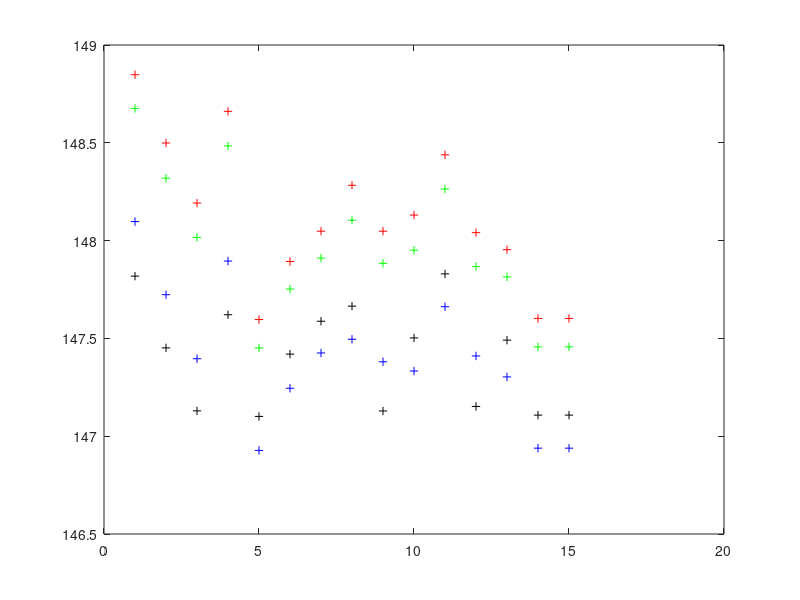

Reproduce this figure in MATLAB. (Note: this script raises an error after producing the figure.)

 figure(999)
 
 load He_0_3_eq
 dlmwrite('He_0_3_eq_Tbeam.dat',Tbeam_nadir,'\t')
 plot(Tbeam_nadir,'+b')
 hold on;
 
 load He_0_34_eq
 dlmwrite('He_0_34_eq_Tbeam.dat',Tbeam_nadir,'\t')
 plot(Tbeam_nadir,'+k')
 
 load He_0_9_eq
 dlmwrite('He_0_9_eq_Tbeam.dat',Tbeam_nadir,'\t')
 plot(Tbeam_nadir,'+g')
 
 load He_0_11_eq
 dlmwrite('He_0_11_eq_Tbeam.dat',Tbeam_nadir,'\t')
 plot (Tbeam_nadir,'+r')
 
 load He_0_3_auto
 dlmwrite('He_0_3_eq_auto_Tbeam.dat',Tbeam_nadir,'\t')
 plot (Tbeam_nadir, 'ob')

 load He_0_34_eq_auto
 dlmwrite('He_0_34_eq_auto_Tbeam.dat',Tbeam_nadir,'\t')
 plot (Tbeam_nadir,'ok')
 
  
 load He_0_9_eq_auto
 dlmwrite('He_0_9_eq_auto_Tbeam.dat',Tbeam_nadir,'\t')
 plot (Tbeam_nadir, 'og')
 
 load He_0_11_eq_auto
 dlmwrite('He_0_11_eq_auto_Tbeam.dat',Tbeam_nadir,'\t')
 plot (Tbeam_nadir, 'or')
 
 set(gca,'XTick',1:1:15)
 set(gca,'XTickLabel',Model_names)
 legend('2\,km Step 3% He','2\,km Step 3.4% He','2\,km Step 9% He','2\,km Step 11% He', ...
        'AutoStep 3% He','AutoStep 3.4% He','AutoStep 9% He','AutoStep 11% He')
 title('Nadir Brightness Temperatures')           
 hold off
 
 figure(1000)
 load He_0_3_eq
 dlmwrite('He_0_3_eq_residual.dat',residual,'\t')
 plot(residual,'+b')
 
 hold on;
 
 load He_0_34_eq
 dlmwrite('He_0_34_eq_residual.dat',residual,'\t')
 plot(residual,'+k')
 
 load He_0_9_eq
 dlmwrite('He_0_9_eq_residual.dat',residual,'\t')
 plot(residual,'+g')
 
 load He_0_11_eq
 dlmwrite('He_0_11_eq_residual.dat',residual,'\t')
 plot (residual,'+r')

 load He_0_3_auto
 dlmwrite('He_0_3_eq_auto_residual.dat',residual,'\t')
 plot (residual, 'ob')
 
 load He_0_34_eq_auto
 dlmwrite('He_0_34_eq_auto_residual.dat',residual,'\t')
 plot (residual,'ok')
 
 load He_0_9_eq_auto
 dlmwrite('He_0_9_eq_auto_residual.dat',residual,'\t')
 plot (residual, 'og')
 
 load He_0_11_eq_auto
 dlmwrite('He_0_11_eq_auto_residual.dat',residual,'\t')
 plot (residual, 'or')
 
 set(gca,'XTick',1:1:15)
 set(gca,'XTickLabel',Model_names)
 legend('2\,km Step 3% He','2\,km Step 3.4% He','2\,km Step 9% He','2\,km Step 11% He', ...
        'AutoStep 3% He','AutoStep 3.4% He','AutoStep 9% He','AutoStep 11% He')
 title('Nadir Brightness Differences Comparing against Hoffman')           
 hold off
 
 
 
 
 
% 
% figure(1000)
% plot(Tbeam_seventy_five-Tbeam_thesis_seventy_five,'+k')
% hold on;
% plot(Tbeam_nadir-Tbeam_thesis,'+b')
% set(gca,'XTickLabel',Model_names)
% set(gca,'XTick',1:1:15)
% set(gca,'XTickLabel',Model_names)
% legend('Error in Limb values ^{\circ} K','Error in nadir values ^{\circ} K')
% title('Error compared with Hoffman')
% %savefig('error','pdf','-cmyk','-r600')
% hold off
% 
% figure(1001)
% plot(Tbeam_thesis-Tbeam_thesis_seventy_five,'+r')
% hold on
% plot(Tbeam_nadir-Tbeam_seventy_five,'+g')
% set(gca,'XTick',1:1:15)
% set(gca,'XTickLabel',Model_names)
% legend('Hoffman Values','Run values')
% title('Compare Limb darkening')
% %savefig('darkening','pdf','-cmyk','-r600')
% hold off
% %mv *.pdf plots
% /*P T dr XH2 XHe XH2S XNH3 XH2O XCH4 XPH3  clouds DNH4SH DH2S DNH3 DH2O DCH4
% DPH3 DSOL g mu refr_w/o refr_ w/  */
color_funtime={'b','g','r','k','y','--b','--g','--r','--k','--y','+b','+g','+r','+k','+y'}
figure(1002)
for j=1:1
        plot(XPH3(1:296,1),tcme(1:296,1,1),color_funtime{j})
        hold on;
end
hold off